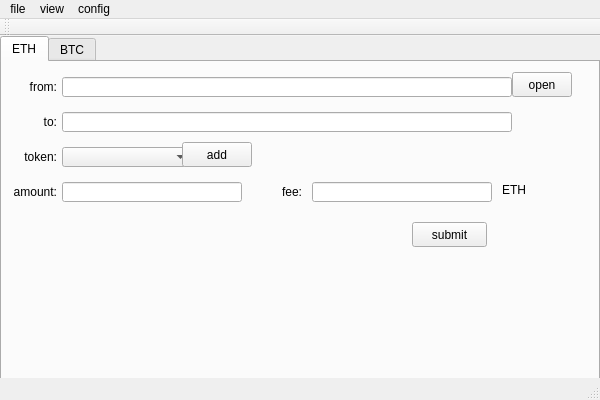
<?xml version="1.0" encoding="UTF-8"?>
<ui version="4.0">
 <class>MainWindow</class>
 <widget class="QMainWindow" name="MainWindow">
  <property name="geometry">
   <rect>
    <x>0</x>
    <y>0</y>
    <width>600</width>
    <height>400</height>
   </rect>
  </property>
  <property name="windowTitle">
   <string>MainWindow</string>
  </property>
  <widget class="QWidget" name="centralWidget">
   <widget class="QTabWidget" name="tabcoin">
    <property name="geometry">
     <rect>
      <x>0</x>
      <y>0</y>
      <width>600</width>
      <height>345</height>
     </rect>
    </property>
    <property name="currentIndex">
     <number>0</number>
    </property>
    <property name="movable">
     <bool>true</bool>
    </property>
    <widget class="QWidget" name="tabeth">
     <attribute name="title">
      <string>ETH</string>
     </attribute>
     <widget class="QPushButton" name="btn_eth_submit">
      <property name="geometry">
       <rect>
        <x>410</x>
        <y>160</y>
        <width>75</width>
        <height>25</height>
       </rect>
      </property>
      <property name="text">
       <string>submit</string>
      </property>
     </widget>
     <widget class="QPushButton" name="btn_eth_open">
      <property name="geometry">
       <rect>
        <x>510</x>
        <y>10</y>
        <width>60</width>
        <height>25</height>
       </rect>
      </property>
      <property name="text">
       <string>open</string>
      </property>
     </widget>
     <widget class="QLabel" name="lab_eth_to">
      <property name="geometry">
       <rect>
        <x>5</x>
        <y>50</y>
        <width>50</width>
        <height>20</height>
       </rect>
      </property>
      <property name="text">
       <string>to:</string>
      </property>
      <property name="alignment">
       <set>Qt::AlignRight|Qt::AlignTrailing|Qt::AlignVCenter</set>
      </property>
     </widget>
     <widget class="QLabel" name="lab_eth_from">
      <property name="geometry">
       <rect>
        <x>5</x>
        <y>15</y>
        <width>50</width>
        <height>20</height>
       </rect>
      </property>
      <property name="text">
       <string>from:</string>
      </property>
      <property name="alignment">
       <set>Qt::AlignRight|Qt::AlignTrailing|Qt::AlignVCenter</set>
      </property>
     </widget>
     <widget class="QLineEdit" name="lineEdit_eth_from">
      <property name="geometry">
       <rect>
        <x>60</x>
        <y>15</y>
        <width>450</width>
        <height>20</height>
       </rect>
      </property>
     </widget>
     <widget class="QLabel" name="lab_eth_amount">
      <property name="geometry">
       <rect>
        <x>5</x>
        <y>120</y>
        <width>50</width>
        <height>20</height>
       </rect>
      </property>
      <property name="layoutDirection">
       <enum>Qt::LeftToRight</enum>
      </property>
      <property name="text">
       <string>amount:</string>
      </property>
      <property name="alignment">
       <set>Qt::AlignRight|Qt::AlignTrailing|Qt::AlignVCenter</set>
      </property>
     </widget>
     <widget class="QLineEdit" name="lineEdit_eth_amount">
      <property name="geometry">
       <rect>
        <x>60</x>
        <y>120</y>
        <width>180</width>
        <height>20</height>
       </rect>
      </property>
     </widget>
     <widget class="QLineEdit" name="lineEdit_eth_to">
      <property name="geometry">
       <rect>
        <x>60</x>
        <y>50</y>
        <width>450</width>
        <height>20</height>
       </rect>
      </property>
     </widget>
     <widget class="QLabel" name="lab_eth_fee">
      <property name="geometry">
       <rect>
        <x>250</x>
        <y>120</y>
        <width>50</width>
        <height>20</height>
       </rect>
      </property>
      <property name="text">
       <string>fee:</string>
      </property>
      <property name="alignment">
       <set>Qt::AlignRight|Qt::AlignTrailing|Qt::AlignVCenter</set>
      </property>
     </widget>
     <widget class="QLineEdit" name="lineEdit_eth_fee">
      <property name="geometry">
       <rect>
        <x>310</x>
        <y>120</y>
        <width>180</width>
        <height>20</height>
       </rect>
      </property>
     </widget>
     <widget class="QLabel" name="lab_eth_token">
      <property name="geometry">
       <rect>
        <x>5</x>
        <y>85</y>
        <width>50</width>
        <height>20</height>
       </rect>
      </property>
      <property name="text">
       <string>token:</string>
      </property>
      <property name="alignment">
       <set>Qt::AlignRight|Qt::AlignTrailing|Qt::AlignVCenter</set>
      </property>
     </widget>
     <widget class="QComboBox" name="comboBox_token">
      <property name="geometry">
       <rect>
        <x>60</x>
        <y>85</y>
        <width>130</width>
        <height>20</height>
       </rect>
      </property>
     </widget>
     <widget class="QPushButton" name="btn_eth_insert">
      <property name="geometry">
       <rect>
        <x>180</x>
        <y>80</y>
        <width>70</width>
        <height>25</height>
       </rect>
      </property>
      <property name="text">
       <string>add</string>
      </property>
     </widget>
     <widget class="QLabel" name="label_2">
      <property name="geometry">
       <rect>
        <x>500</x>
        <y>120</y>
        <width>58</width>
        <height>16</height>
       </rect>
      </property>
      <property name="text">
       <string>ETH</string>
      </property>
     </widget>
    </widget>
    <widget class="QWidget" name="tabbtc">
     <attribute name="title">
      <string>BTC</string>
     </attribute>
     <widget class="QPushButton" name="btn_btc_open">
      <property name="geometry">
       <rect>
        <x>510</x>
        <y>10</y>
        <width>60</width>
        <height>25</height>
       </rect>
      </property>
      <property name="text">
       <string>open</string>
      </property>
     </widget>
     <widget class="QLineEdit" name="lineEdit_btc_to">
      <property name="geometry">
       <rect>
        <x>60</x>
        <y>50</y>
        <width>450</width>
        <height>20</height>
       </rect>
      </property>
     </widget>
     <widget class="QComboBox" name="comboBox_branch">
      <property name="geometry">
       <rect>
        <x>60</x>
        <y>85</y>
        <width>130</width>
        <height>20</height>
       </rect>
      </property>
     </widget>
     <widget class="QPushButton" name="btn_btc_insert">
      <property name="geometry">
       <rect>
        <x>180</x>
        <y>80</y>
        <width>70</width>
        <height>25</height>
       </rect>
      </property>
      <property name="text">
       <string>add</string>
      </property>
     </widget>
     <widget class="QLabel" name="lab_btc_fee">
      <property name="geometry">
       <rect>
        <x>250</x>
        <y>120</y>
        <width>50</width>
        <height>20</height>
       </rect>
      </property>
      <property name="text">
       <string>fee:</string>
      </property>
      <property name="alignment">
       <set>Qt::AlignRight|Qt::AlignTrailing|Qt::AlignVCenter</set>
      </property>
     </widget>
     <widget class="QLabel" name="lab_btc_to">
      <property name="geometry">
       <rect>
        <x>5</x>
        <y>50</y>
        <width>50</width>
        <height>20</height>
       </rect>
      </property>
      <property name="text">
       <string>to:</string>
      </property>
      <property name="alignment">
       <set>Qt::AlignRight|Qt::AlignTrailing|Qt::AlignVCenter</set>
      </property>
     </widget>
     <widget class="QLineEdit" name="lineEdit_btc_from">
      <property name="geometry">
       <rect>
        <x>60</x>
        <y>15</y>
        <width>450</width>
        <height>20</height>
       </rect>
      </property>
     </widget>
     <widget class="QLineEdit" name="lineEdit_btc_amount">
      <property name="geometry">
       <rect>
        <x>60</x>
        <y>120</y>
        <width>180</width>
        <height>20</height>
       </rect>
      </property>
     </widget>
     <widget class="QPushButton" name="btn_btc_submit">
      <property name="geometry">
       <rect>
        <x>410</x>
        <y>160</y>
        <width>75</width>
        <height>25</height>
       </rect>
      </property>
      <property name="text">
       <string>submit</string>
      </property>
     </widget>
     <widget class="QLabel" name="lab_btc_from">
      <property name="geometry">
       <rect>
        <x>5</x>
        <y>15</y>
        <width>50</width>
        <height>20</height>
       </rect>
      </property>
      <property name="text">
       <string>from:</string>
      </property>
      <property name="alignment">
       <set>Qt::AlignRight|Qt::AlignTrailing|Qt::AlignVCenter</set>
      </property>
     </widget>
     <widget class="QLineEdit" name="lineEdit_btc_fee">
      <property name="geometry">
       <rect>
        <x>310</x>
        <y>120</y>
        <width>180</width>
        <height>20</height>
       </rect>
      </property>
     </widget>
     <widget class="QLabel" name="lab_btc_amount">
      <property name="geometry">
       <rect>
        <x>5</x>
        <y>120</y>
        <width>50</width>
        <height>20</height>
       </rect>
      </property>
      <property name="layoutDirection">
       <enum>Qt::LeftToRight</enum>
      </property>
      <property name="text">
       <string>amount:</string>
      </property>
      <property name="alignment">
       <set>Qt::AlignRight|Qt::AlignTrailing|Qt::AlignVCenter</set>
      </property>
     </widget>
     <widget class="QLabel" name="lab_btc_branch">
      <property name="geometry">
       <rect>
        <x>5</x>
        <y>85</y>
        <width>50</width>
        <height>20</height>
       </rect>
      </property>
      <property name="text">
       <string>branch:</string>
      </property>
      <property name="alignment">
       <set>Qt::AlignRight|Qt::AlignTrailing|Qt::AlignVCenter</set>
      </property>
     </widget>
     <widget class="QLabel" name="label">
      <property name="geometry">
       <rect>
        <x>500</x>
        <y>120</y>
        <width>58</width>
        <height>16</height>
       </rect>
      </property>
      <property name="text">
       <string>BTC /kVB</string>
      </property>
     </widget>
    </widget>
   </widget>
  </widget>
  <widget class="QMenuBar" name="menuBar">
   <property name="geometry">
    <rect>
     <x>0</x>
     <y>0</y>
     <width>600</width>
     <height>22</height>
    </rect>
   </property>
   <widget class="QMenu" name="menufile">
    <property name="title">
     <string>file</string>
    </property>
    <addaction name="actionopen"/>
   </widget>
   <widget class="QMenu" name="menuview">
    <property name="title">
     <string>view</string>
    </property>
    <addaction name="actiontx"/>
    <addaction name="actionbalance"/>
   </widget>
   <widget class="QMenu" name="menuconfig">
    <property name="title">
     <string>config</string>
    </property>
    <addaction name="actiongenerate"/>
   </widget>
   <addaction name="menufile"/>
   <addaction name="menuview"/>
   <addaction name="menuconfig"/>
  </widget>
  <widget class="QToolBar" name="mainToolBar">
   <attribute name="toolBarArea">
    <enum>TopToolBarArea</enum>
   </attribute>
   <attribute name="toolBarBreak">
    <bool>false</bool>
   </attribute>
  </widget>
  <widget class="QStatusBar" name="statusBar"/>
  <action name="actionopen">
   <property name="text">
    <string>open</string>
   </property>
  </action>
  <action name="actiontx">
   <property name="text">
    <string>tx</string>
   </property>
  </action>
  <action name="actiongenerate">
   <property name="text">
    <string>generate</string>
   </property>
  </action>
  <action name="actionbalance">
   <property name="text">
    <string>balance</string>
   </property>
  </action>
 </widget>
 <layoutdefault spacing="6" margin="11"/>
 <resources/>
 <connections/>
</ui>
